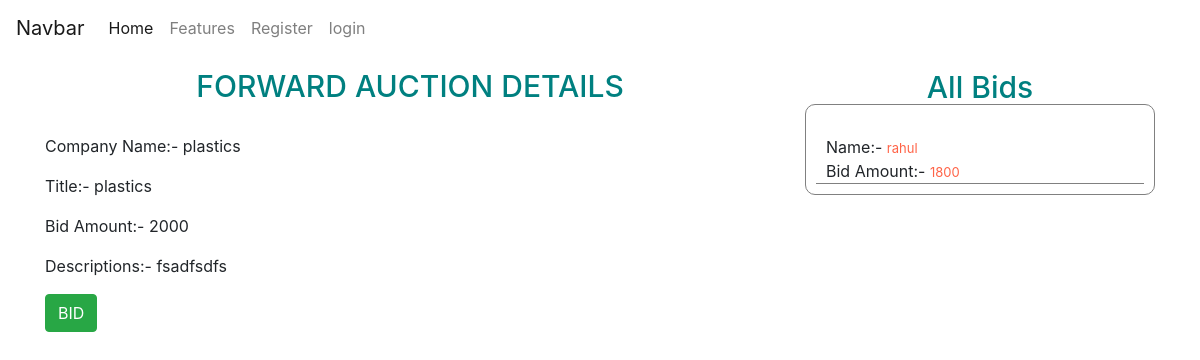
Page /details/689d638c-09c2-4681-af02-8229a08f76c4 on the earlier database version.
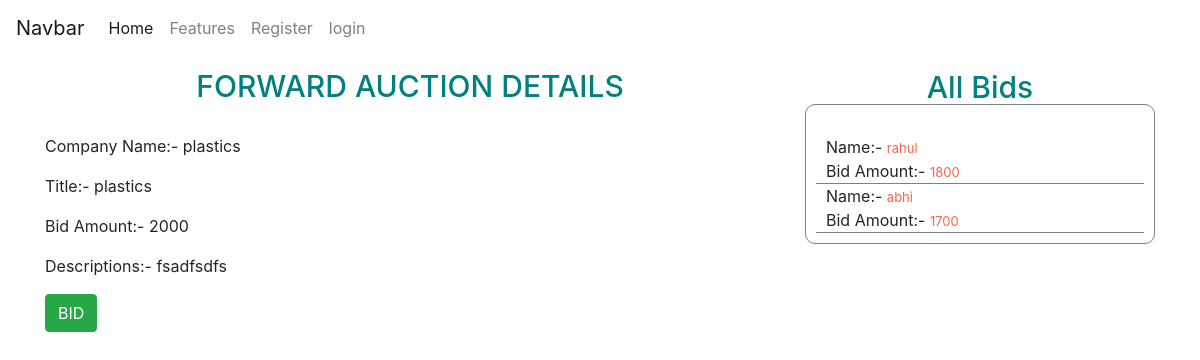
Same page on the later database version.
### bid/models.py (models this page shows)
class CreateBid(models.Model):
   id= models.UUIDField(primary_key=True, default=uuid.uuid4, editable=False)
   name=models.CharField(max_length=100)
   base_price= models.IntegerField()
   bid_date= models.DateField(auto_now_add=True)
   bid_desc= models.TextField()
   created_by=models.ForeignKey(User, on_delete=models.CASCADE)
   win_by= models.CharField(max_length=10, blank=True)
   bid_type= models.CharField(max_length=20, default="e_type")

class CreatedUserBid(models.Model):
   product_id= models.CharField(max_length=50)
   user_id= models.CharField(max_length=30)
   name= models.CharField(max_length=40)
   phone= models.CharField(max_length=12)
   bid_amount= models.IntegerField()
   email= models.EmailField(max_length=50)
   bid_msg= models.TextField()

### bid/views.py (the view)
# urls.py: path('details/<id>', bidViews.auctionDetail, name="auctionDetails"),
def auctionDetail(request, id):
   try:
      getAuctionDetails= CreateBid.objects.get(id=id)
      all_bids= CreatedUserBid.objects.filter(product_id=id)
      data={
         'product_details':getAuctionDetails,
         'all_bids':all_bids,
      }
      return render(request, 'AuctionDetails.html', {'data':data})
   except:
      return render(request, 'AuctionDetails.html')

### templates/AuctionDetails.html
{% extends 'base.html' %}
{% block main %}
<div class="container mt-5">
   <div class="row">
      <div class="col-md-8">
         <div class="heading">
            <h3>FORWARD AUCTION DETAILS</h3>
            <p>Company Name:- {{data.product_details.name}} </p>
            <p>Title:- {{data.product_details.name}}</p>
            <p>Bid Amount:- {{data.product_details.base_price}}</p>
            <p>Descriptions:- {{data.product_details.bid_desc}}</p>
            <a type="button" class="btn btn-success" href="/{{data.product_details.id}}/bid">BID</a>
         </div>
      </div>
      <div class="col-md-4">
         <div class="all_bid" >
            <div class="heading" style="border: 1px solid gray; border-radius: 10px; padding: 0px 10px 10px 10px;">
               <h3>All Bids</h3>
               {% for bids in data.all_bids %}
               <div class="biders" style="border-bottom: 1px solid gray; padding: 0px 10px;">
                  <p class="m-0">Name:- <span>{{bids.name}}</span></p>
                  <p class="m-0">Bid Amount:- <span>{{bids.bid_amount}}</span></p>
               </div>
               {% endfor %}
            </div>
         </div>
      </div>
   </div>
   {% endblock %}

### templates/base.html (shortened to what this page needs)
<!doctype html>
<html lang="en">
  <head>
    <link rel="stylesheet" href="https://cdn.jsdelivr.net/npm/bootstrap@4.0.0/dist/css/bootstrap.min.css">
    <link rel="stylesheet" href="../../static/css/login.css">
  </head>
  <body>
      <nav class="navbar navbar-expand-lg navbar-light ">
          <a class="navbar-brand" href="#">Navbar</a>
          <div class="collapse navbar-collapse" id="navbarNav">
              <ul class="navbar-nav">
                  <li class="nav-item active">
                      <a class="nav-link" href="#">Home <span class="sr-only">(current)</span></a>
                  </li>
                  <li class="nav-item">
                      <a class="nav-link" href="#">Features</a>
                  </li>
                  {% if request.user.is_authenticated %}
                  <li class="nav-item">
                    <a class="nav-link" href="{% url 'log_out' %}">logout</a>
                  </li>
                  {% else %}
                  <li class="nav-item">
                    <a class="nav-link" href="{% url 'register' %}">Register</a>
                  </li>
                  <li class="nav-item">
                    <a class="nav-link" href="{% url 'user_login' %}">login</a>
                  </li>
                  {% endif %}
              </ul>
          </div>
      </nav>
    {% block main %}
    {% endblock %}
  </body>
</html>

### static/css/login.css (style rules this page uses)
h3 { text-align: center; margin-bottom: 30px; font-size: 30px; color: #008080; margin-top: -36px; background: none; }
.btn { margin: 0 auto; margin-bottom: 10px; }
span { color: tomato; font-size: 13px; }

Differences in the rows shown:
added CreatedUserBid: name "abhi", bid_amount "1700"
